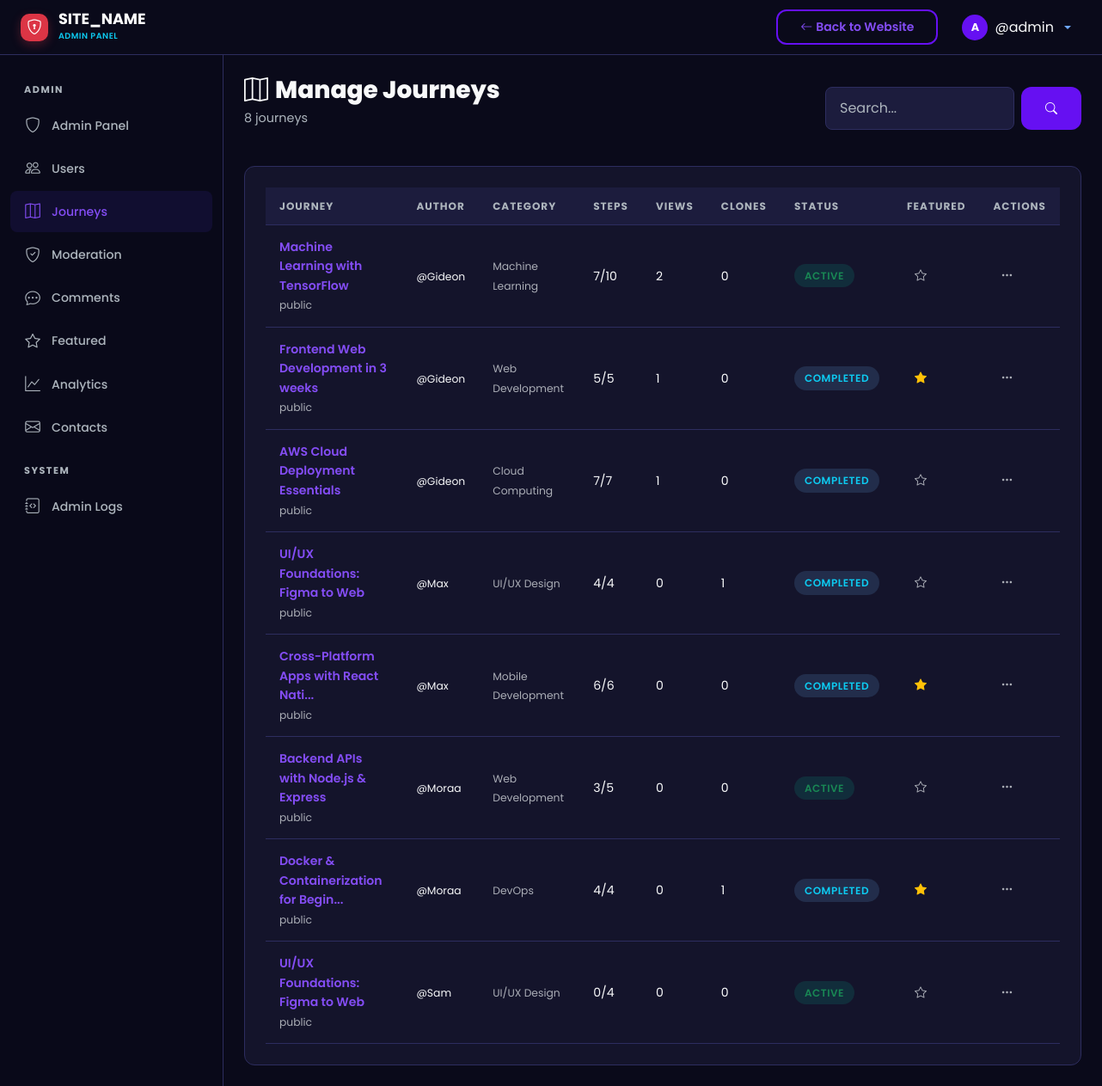
The app's page /admin/journeys.php (signed in) with its own data.
### tables this page shows
CREATE TABLE `journeys` (
  `id` int UNSIGNED NOT NULL,
  `user_id` int UNSIGNED NOT NULL,
  `title` varchar(255) NOT NULL,
  `slug` varchar(255) NOT NULL,
  `description` text,
  `category_id` int UNSIGNED DEFAULT NULL,
  `visibility` enum('public','private') NOT NULL DEFAULT 'public',
  `status` enum('active','completed','archived') NOT NULL DEFAULT 'active',
  `is_featured` tinyint(1) NOT NULL DEFAULT '0',
  `total_steps` int UNSIGNED NOT NULL DEFAULT '0',
  `completed_steps` int UNSIGNED NOT NULL DEFAULT '0',
  `clone_count` int UNSIGNED NOT NULL DEFAULT '0',
  `view_count` int UNSIGNED NOT NULL DEFAULT '0',
  `created_at` datetime NOT NULL DEFAULT CURRENT_TIMESTAMP,
  `updated_at` datetime NOT NULL DEFAULT CURRENT_TIMESTAMP ON UPDATE CURRENT_TIMESTAMP
);

CREATE TABLE `users` (
  `id` int UNSIGNED NOT NULL,
  `username` varchar(50) NOT NULL,
  `email` varchar(255) NOT NULL,
  `password_hash` varchar(255) NOT NULL,
  `full_name` varchar(100) NOT NULL,
  `avatar` varchar(255) DEFAULT 'default-avatar.png',
  `bio` text,
  `role` enum('user','admin') NOT NULL DEFAULT 'user',
  `is_active` tinyint(1) NOT NULL DEFAULT '1',
  `current_streak` int UNSIGNED NOT NULL DEFAULT '0',
  `longest_streak` int UNSIGNED NOT NULL DEFAULT '0',
  `last_activity_date` date DEFAULT NULL,
  `created_at` datetime NOT NULL DEFAULT CURRENT_TIMESTAMP,
  `updated_at` datetime NOT NULL DEFAULT CURRENT_TIMESTAMP ON UPDATE CURRENT_TIMESTAMP
);

CREATE TABLE `categories` (
  `id` int UNSIGNED NOT NULL,
  `name` varchar(100) NOT NULL,
  `slug` varchar(100) NOT NULL,
  `icon` varchar(50) DEFAULT 'bi-folder',
  `created_at` datetime NOT NULL DEFAULT CURRENT_TIMESTAMP
);

### includes/helpers.php (called while the page is built, shortened)
<?php
function generateCSRFToken(): string {
    return $_SESSION['csrf_token'];
}
function sanitize(?string $input): string {
    return htmlspecialchars(trim($input), ENT_QUOTES, 'UTF-8');
}
function truncateText(string $text, int $length = 150): string {
    if (mb_strlen($text) <= $length) return $text;
    return mb_substr($text, 0, $length) . '...';
}

### admin/journeys.php (the view, shortened to what this page needs)
<?php
require_once __DIR__ . '/../includes/helpers.php';
require_once __DIR__ . '/includes/admin_header.php';
$search = trim($_GET['q'] ?? '');
$where = '1=1';
$params = [];
$stmt = $db->prepare("SELECT j.*, u.username, c.name AS category_name FROM journeys j JOIN users u ON j.user_id = u.id LEFT JOIN categories c ON j.category_id = c.id WHERE $where ORDER BY j.created_at DESC LIMIT 100");
$stmt->execute($params);
$journeys = $stmt->fetchAll();
?>
<div class="st-page-header d-flex align-items-center justify-content-between flex-wrap gap-3">
    <div>
        <h1 class="st-page-title"><i class="bi bi-map me-2"></i>Manage Journeys</h1>
        <p class="st-page-subtitle"><?= count($journeys) ?> journeys</p>
    </div>
    <form method="GET" class="d-flex gap-2">
        <input type="text" name="q" class="form-control st-form-control" placeholder="Search..." value="<?= sanitize($search) ?>" style="width:220px;">
        <button class="btn btn-st-primary btn-sm"><i class="bi bi-search"></i></button>
    </form>
</div>
<div class="st-card">
    <div class="table-responsive">
        <table class="st-table">
            <thead><tr><th>Journey</th><th>Author</th><th>Category</th><th>Steps</th><th>Views</th><th>Clones</th><th>Status</th><th>Featured</th><th>Actions</th></tr></thead>
            <tbody>
                <?php foreach ($journeys as $j): ?>
                <tr>
                    <td>
                        <a href="<?= SITE_URL ?>/journey/view.php?id=<?= $j['id'] ?>" class="fw-semibold text-decoration-none"><?= sanitize(truncateText($j['title'], 35)) ?></a>
                        <br><small class="text-muted"><?= $j['visibility'] ?></small>
                    </td>
                    <td><small><?= sanitize($j['username']) ?></small></td>
                    <td><small class="text-muted"><?= sanitize($j['category_name'] ?? '-') ?></small></td>
                    <td><?= $j['completed_steps'] ?>/<?= $j['total_steps'] ?></td>
                    <td><?= number_format($j['view_count']) ?></td>
                    <td><?= $j['clone_count'] ?></td>
                    <td><span class="st-badge <?= $j['status'] === 'active' ? 'st-badge-success' : ($j['status'] === 'completed' ? 'st-badge-info' : 'st-badge-warning') ?>"><?= $j['status'] ?></span></td>
                    <td>
                        <a href="?action=toggle_feature&id=<?= $j['id'] ?>&token=<?= generateCSRFToken() ?>" class="btn btn-sm btn-link">
                            <i class="bi <?= $j['is_featured'] ? 'bi-star-fill text-warning' : 'bi-star text-muted' ?>"></i>
                        </a>
                    </td>
                    <td>
                        <div class="dropdown">
                            <button class="btn btn-sm btn-link text-muted" data-bs-toggle="dropdown"><i class="bi bi-three-dots"></i></button>
                        </div>
                    </td>
                </tr>
                <?php endforeach; ?>
            </tbody>
        </table>
    </div>
</div>
<?php require_once __DIR__ . '/includes/admin_footer.php'; ?>

### assets/css/style.css (style rules this page uses)
:root { --st-primary: #6610f2; --st-primary-light: #844df5; --st-primary-dark: #520dc2; --st-secondary: #0dcaf0; --st-accent: #0dcaf0; --st-success: #198754; --st-warning: #ffc107; --st-danger: #dc3545; --st-info: #0dcaf0; --st-dark: #0a0a1a; --st-dark-card: #14142b; --st-dark-surface: #1c1c3d; --st-dark-border: #2d2d5f; --st-text: #f8f9fa; --st-text-muted: #adb5bd; --st-gradient-1: var(--st-primary); --st-gradient-2: var(--st-secondary); --st-gradient-3: #6c5ce7; --st-radius: 12px; --st-radius-sm: 8px; --st-radius-lg: 24px; --st-shadow: 0 10px 30px rgba(0, 0, 0, 0.3); --st-shadow-sm: 0 4px 12px rgba(0, 0, 0, 0.2); --st-transition: all 0.3s cubic-bezier(0.4, 0, 0.2, 1); --st-font: 'Poppins', 'Montserrat', sans-serif; }
* { margin: 0; padding: 0; box-sizing: border-box; }
body { font-family: var(--st-font); background: var(--st-dark); color: var(--st-text); line-height: 1.6; overflow-x: hidden; min-height: 100vh; }
a { color: var(--st-primary-light); text-decoration: none; transition: var(--st-transition); }
.btn-st-primary { background: var(--st-primary); border: none; color: #fff; font-weight: 600; padding: 10px 28px; border-radius: var(--st-radius); transition: var(--st-transition); position: relative; overflow: hidden; }
.btn-st-primary::before { content: ''; position: absolute; inset: 0; background: rgba(255,255,255,0.1); opacity: 0; transition: var(--st-transition); }
.st-card { background: var(--st-dark-card); border: 1px solid var(--st-dark-border); border-radius: var(--st-radius); padding: 24px; transition: var(--st-transition); }
.st-form-control { background: var(--st-dark-surface); border: 1px solid var(--st-dark-border); border-radius: var(--st-radius-sm); color: var(--st-text); padding: 12px 16px; font-family: var(--st-font); transition: var(--st-transition); }
.st-form-control::placeholder { color: var(--st-text-muted); }
.st-badge { display: inline-flex; align-items: center; gap: 4px; padding: 4px 12px; border-radius: 20px; font-size: 0.75rem; font-weight: 600; text-transform: uppercase; letter-spacing: 0.5px; }
.st-badge-success { background: rgba(0, 184, 148, 0.15); color: var(--st-success); }
.st-badge-info { background: rgba(116, 185, 255, 0.15); color: var(--st-info); }

### assets/css/dashboard.css (style rules this page uses)
.st-page-header { margin-bottom: 28px; }
.st-page-title { font-size: 1.75rem; font-weight: 800; margin-bottom: 4px; }
.st-page-subtitle { color: var(--st-text-muted); font-size: 0.9rem; }
.st-table { width: 100%; color: var(--st-text); }
.st-table thead th { background: var(--st-dark-surface); font-size: 0.75rem; font-weight: 700; text-transform: uppercase; letter-spacing: 1px; color: var(--st-text-muted); padding: 12px 16px; border-bottom: 1px solid var(--st-dark-border); }
.st-table tbody td { padding: 14px 16px; border-bottom: 1px solid var(--st-dark-border); vertical-align: middle; font-size: 0.88rem; }

### records on screen
journeys: title "Machine Learning with TensorFlow", visibility "public", user.username "@Gideon", category.name "Machine Learning", completed_steps "7", total_steps "10", view_count "2", clone_count "0", status "ACTIVE", is_featured 0 (drawn)
journeys: title "Frontend Web Development in 3 weeks", visibility "public", user.username "@Gideon", category.name "Web Development", completed_steps "5", total_steps "5", view_count "1", clone_count "0", status "COMPLETED", is_featured 1 (drawn)
journeys: title "AWS Cloud Deployment Essentials", visibility "public", user.username "@Gideon", category.name "Cloud Computing", completed_steps "7", total_steps "7", view_count "1", clone_count "0", status "COMPLETED", is_featured 0 (drawn)
journeys: title "UI/UX Foundations: Figma to Web", visibility "public", user.username "@Max", category.name "UI/UX Design", completed_steps "4", total_steps "4", view_count "0", clone_count "1", status "COMPLETED", is_featured 0 (drawn)
journeys: title "Cross-Platform Apps with React Nati...", visibility "public", user.username "@Max", category.name "Mobile Development", completed_steps "6", total_steps "6", view_count "0", clone_count "0", status "COMPLETED", is_featured 1 (drawn)
journeys: title "Backend APIs with Node.js & Express", visibility "public", user.username "@Moraa", category.name "Web Development", completed_steps "3", total_steps "5", view_count "0", clone_count "0", status "ACTIVE", is_featured 0 (drawn)
journeys: title "Docker & Containerization for Begin...", visibility "public", user.username "@Moraa", category.name "DevOps", completed_steps "4", total_steps "4", view_count "0", clone_count "1", status "COMPLETED", is_featured 1 (drawn)
journeys: title "UI/UX Foundations: Figma to Web", visibility "public", user.username "@Sam", category.name "UI/UX Design", completed_steps "0", total_steps "4", view_count "0", clone_count "0", status "ACTIVE", is_featured 0 (drawn)

### other values on screen
SITE_NAME "SITE_NAME"
$currentUser['username'] "@admin"
count($journeys) "8"
